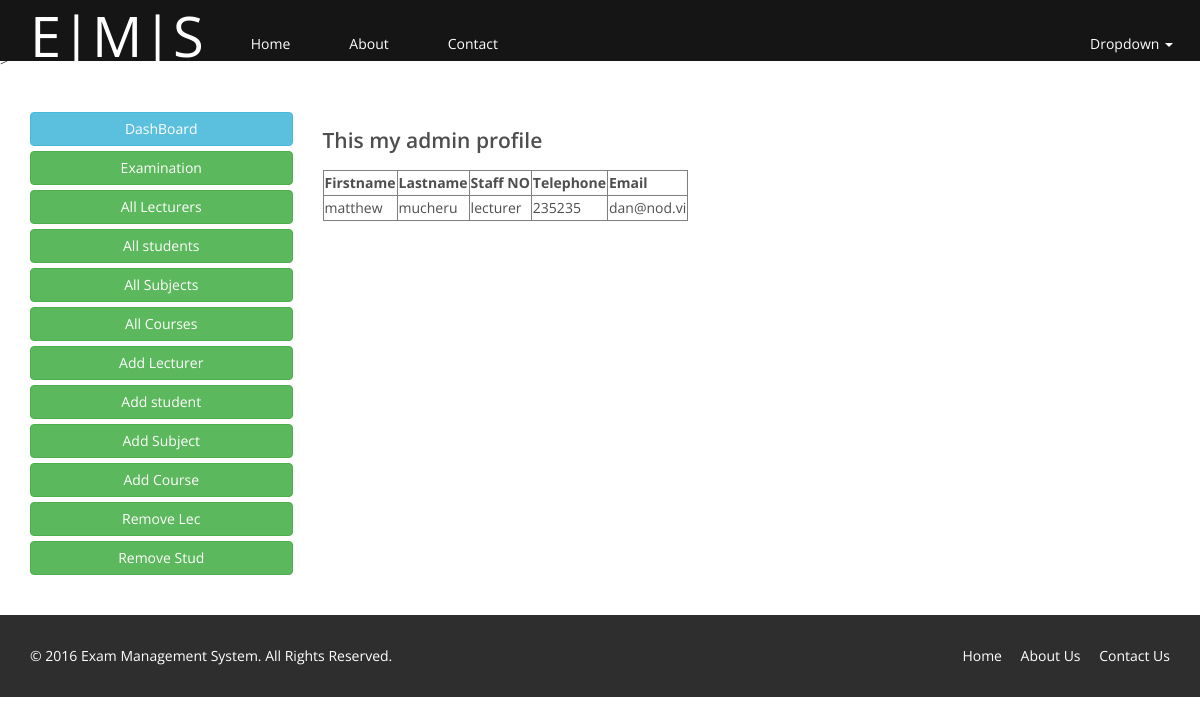
The app's page /lecturer/profile.php (signed in) with its own data.
### tables this page shows
CREATE TABLE IF NOT EXISTS `staff` (
  `id` int(11) NOT NULL AUTO_INCREMENT,
  `firstname` varchar(30) NOT NULL,
  `lastname` varchar(30) NOT NULL,
  `staff_no` varchar(30) NOT NULL,
  `type` varchar(30) NOT NULL,
  `telephone` varchar(30) NOT NULL,
  `email` varchar(30) NOT NULL,
  `password` varchar(30) NOT NULL,
  PRIMARY KEY (`id`)
);

### lecturer/profile.php (the view, shortened to what this page needs)
<?php
$session_id= $_SESSION['id'];
?>
<!DOCTYPE html>
<html lang="en">
<head>
    <link href="../css/bootstrap.min.css" rel="stylesheet">
    <link href="../css/font-awesome.min.css" rel="stylesheet">
    <link href="../css/prettyPhoto.css" rel="stylesheet">>
    <link href="../css/animate.min.css" rel="stylesheet">
    <link href="../css/main.css" rel="stylesheet">
    <link rel="stylesheet" href="../css/normalize.css">
    <link href="../css/responsive.css" rel="stylesheet">
    <link href="../css/dashboard.css" rel="stylesheet">
</head>
<body>
<?php
include_once ('../codes/header.php');
?>
<section>
    <div class="container">
        <div class="row">
            <?php
            include_once ('../codes/sidebar.php');
            ?>
            <div class="col-sm-9">
                <h2>This my admin profile</h2>
                <table  border="1" cellspacing="30">
                    <tr>
                        <th>Firstname</th>
                        <th>Lastname</th>
                        <th>Staff NO</th>
                        <th>Telephone</th>
                        <th>Email</th>
                    </tr>
                    <?php
                    include '../connection.php';
                    $sel_user = "SELECT * FROM staff WHERE staff.id='$session_id' AND type='lecturer'";
                    $run_user=mysqli_query($conn, $sel_user);
                    while($row=mysqli_fetch_array($run_user)){
                        ?>
                        <tr>
                            <td><?php echo $row['firstname']; ?></td>
                            <td><?php echo $row['lastname']; ?></td>
                            <td><?php echo $row['staff_no']; ?></td>
                            <td><?php echo $row['telephone']; ?></td>
                            <td><?php echo $row['email']; ?></td>
                        </tr>
                        <?php
                    }
                    ?>
                </table>
            </div>
        </div>
    </div>
</section>
<?php
include_once ('../codes/footer.php');
?>
</body>
</html>

### css/main.css (style rules this page uses)
body { background: #fff; font-family: 'Open Sans', sans-serif; color:#4e4e4e; line-height: 22px; }
h1, h2, h3, h4, h5, h6 { font-weight: 600; font-family: 'Open Sans', sans-serif; color:#4e4e4e; }
h2 { font-size: 20px; }
body section { padding: 40px 0; }

### css/dashboard.css (style rules this page uses)
body { padding-top: 50px; }

### records on screen
staff: firstname "matthew", lastname "mucheru", staff_no "lecturer", telephone "235235", email "dan@nod.vi"
